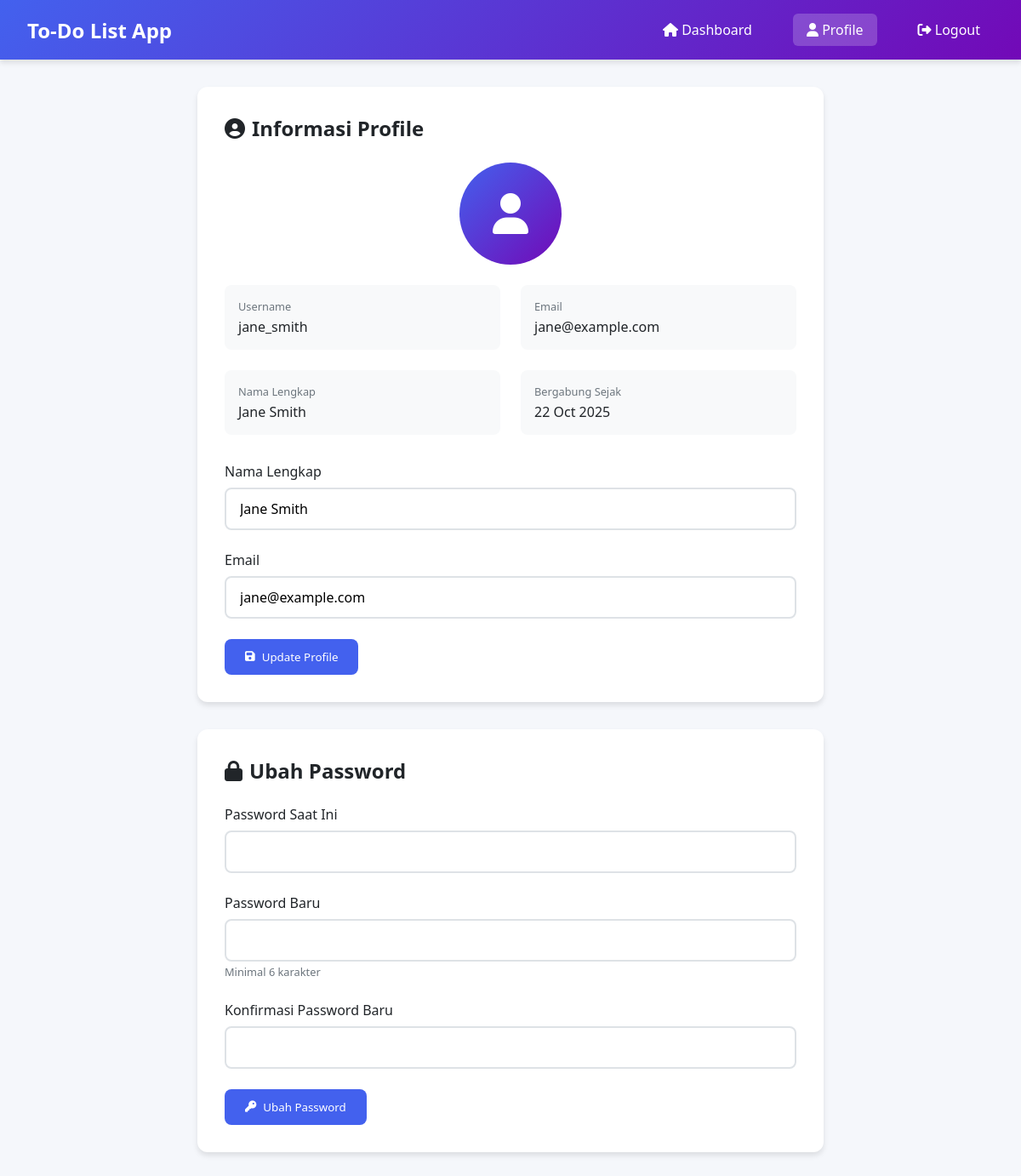
The app's page /profile.php (signed in) with its own data.
### tables this page shows
CREATE TABLE `users` (
  `id` int(11) NOT NULL,
  `username` varchar(50) NOT NULL,
  `email` varchar(100) NOT NULL,
  `password` varchar(255) NOT NULL,
  `full_name` varchar(100) DEFAULT NULL,
  `created_at` timestamp NOT NULL DEFAULT current_timestamp(),
  `updated_at` timestamp NOT NULL DEFAULT current_timestamp() ON UPDATE current_timestamp(),
  `is_active` tinyint(1) DEFAULT 1
);

### profile.php (the view, shortened to what this page needs)
<?php
$database = new Database();
$db = $database->getConnection();
$user_data = [];
try {
    $query = "SELECT username, email, full_name, created_at FROM users WHERE id = :user_id";
    $stmt = $db->prepare($query);
    $stmt->bindParam(':user_id', $_SESSION['user_id']);
    $stmt->execute();
    $user_data = $stmt->fetch(PDO::FETCH_ASSOC);
} catch(PDOException $exception) {
    $error = "Error loading user data: " . $exception->getMessage();
}
?>
<!DOCTYPE html>
<html lang="id">
<head>
    <link rel="stylesheet" href="https://cdnjs.cloudflare.com/ajax/libs/font-awesome/6.4.0/css/all.min.css">
</head>
<body>
    <div class="header">
        <div class="nav-container">
            <div class="logo">To-Do List App</div>
            <div class="nav-links">
                <a href="dashboard.php"><i class="fas fa-home"></i> Dashboard</a>
                <a href="profile.php" class="active"><i class="fas fa-user"></i> Profile</a>
                <a href="logout.php"><i class="fas fa-sign-out-alt"></i> Logout</a>
            </div>
        </div>
    </div>
    <div class="container">
        <div class="profile-card">
            <h2 class="card-title"><i class="fas fa-user-circle"></i> Informasi Profile</h2>
            <div class="user-avatar-large">
                <i class="fas fa-user"></i>
            </div>
            <div class="user-info-grid">
                <div class="info-item">
                    <div class="info-label">Username</div>
                    <div class="info-value"><?php echo htmlspecialchars($_SESSION['username']); ?></div>
                </div>
                <div class="info-item">
                    <div class="info-label">Email</div>
                    <div class="info-value"><?php echo htmlspecialchars($user_data['email']); ?></div>
                </div>
                <div class="info-item">
                    <div class="info-label">Nama Lengkap</div>
                    <div class="info-value"><?php echo htmlspecialchars($user_data['full_name']); ?></div>
                </div>
                <div class="info-item">
                    <div class="info-label">Bergabung Sejak</div>
                    <div class="info-value"><?php echo date('d M Y', strtotime($user_data['created_at'])); ?></div>
                </div>
            </div>
            <form method="POST" action="">
                <div class="form-group">
                    <label class="form-label" for="full_name">Nama Lengkap</label>
                    <input type="text" class="form-control" id="full_name" name="full_name"
                           value="<?php echo htmlspecialchars($user_data['full_name']); ?>" required>
                </div>
                <div class="form-group">
                    <label class="form-label" for="email">Email</label>
                    <input type="email" class="form-control" id="email" name="email"
                           value="<?php echo htmlspecialchars($user_data['email']); ?>" required>
                </div>
                <button type="submit" class="btn btn-primary">
                    <i class="fas fa-save"></i> Update Profile
                </button>
            </form>
        </div>
        <div class="profile-card">
            <h2 class="card-title"><i class="fas fa-lock"></i> Ubah Password</h2>
            <form method="POST" action="">
                <div class="form-group">
                    <label class="form-label" for="current_password">Password Saat Ini</label>
                    <input type="password" class="form-control" id="current_password" name="current_password" required>
                </div>
                <div class="form-group">
                    <label class="form-label" for="new_password">Password Baru</label>
                    <input type="password" class="form-control" id="new_password" name="new_password"
                           minlength="6" required>
                    <small style="color: var(--gray); font-size: 0.8rem;">Minimal 6 karakter</small>
                </div>
                <div class="form-group">
                    <label class="form-label" for="confirm_password">Konfirmasi Password Baru</label>
                    <input type="password" class="form-control" id="confirm_password" name="confirm_password"
                           minlength="6" required>
                </div>
                <button type="submit" class="btn btn-primary">
                    <i class="fas fa-key"></i> Ubah Password
                </button>
            </form>
        </div>
    </div>
</body>
</html>

### profile.php (style rules this page uses)
* { margin: 0; padding: 0; box-sizing: border-box; font-family: 'Segoe UI', Tahoma, Geneva, Verdana, sans-serif; }
:root { --primary: #4361ee; --primary-dark: #3a56d4; --secondary: #7209b7; --success: #2a9d8f; --warning: #f4a261; --error: #e63946; --light: #f8f9fa; --dark: #212529; --gray: #6c757d; --border: #dee2e6; --shadow: 0 4px 6px rgba(0, 0, 0, 0.1); --transition: all 0.3s ease; }
body { background: #f5f7fb; color: var(--dark); }
.header { background: linear-gradient(135deg, var(--primary), var(--secondary)); color: white; padding: 1rem 2rem; box-shadow: var(--shadow); position: sticky; top: 0; z-index: 100; }
.nav-container { display: flex; justify-content: space-between; align-items: center; max-width: 1200px; margin: 0 auto; }
.logo { font-size: 1.5rem; font-weight: 700; }
.nav-links { display: flex; gap: 2rem; align-items: center; }
.nav-links a { color: white; text-decoration: none; padding: 0.5rem 1rem; border-radius: 6px; transition: var(--transition); }
.nav-links a:hover, .nav-links a.active { background: rgba(255, 255, 255, 0.2); }
.container { max-width: 800px; margin: 2rem auto; padding: 0 2rem; }
.profile-card { background: white; border-radius: 12px; padding: 2rem; box-shadow: var(--shadow); margin-bottom: 2rem; }
.card-title { font-size: 1.5rem; font-weight: 600; margin-bottom: 1.5rem; color: var(--dark); display: flex; align-items: center; gap: 0.5rem; }
.form-group { margin-bottom: 1.5rem; }
.form-label { display: block; margin-bottom: 0.5rem; font-weight: 500; color: var(--dark); }
.form-control { width: 100%; padding: 0.75rem 1rem; border: 2px solid var(--border); border-radius: 8px; font-size: 1rem; transition: var(--transition); }
.btn { padding: 0.75rem 1.5rem; border: none; border-radius: 8px; font-weight: 500; cursor: pointer; transition: var(--transition); text-decoration: none; display: inline-flex; align-items: center; gap: 0.5rem; }
.btn-primary { background: var(--primary); color: white; }
.user-avatar-large { width: 120px; height: 120px; background: linear-gradient(135deg, var(--primary), var(--secondary)); border-radius: 50%; display: flex; align-items: center; justify-content: center; margin: 0 auto 1.5rem; color: white; font-size: 3rem; }
.user-info-grid { display: grid; grid-template-columns: 1fr 1fr; gap: 1.5rem; margin-bottom: 2rem; }
.info-item { background: var(--light); padding: 1rem; border-radius: 8px; }
.info-label { font-size: 0.8rem; color: var(--gray); margin-bottom: 0.25rem; }
.info-value { font-weight: 500; color: var(--dark); }

### records on screen
users: email "jane@example.com", full_name "Jane Smith", created_at "22 Oct 2025"

### other values on screen
$_SESSION['username'] "jane_smith"
